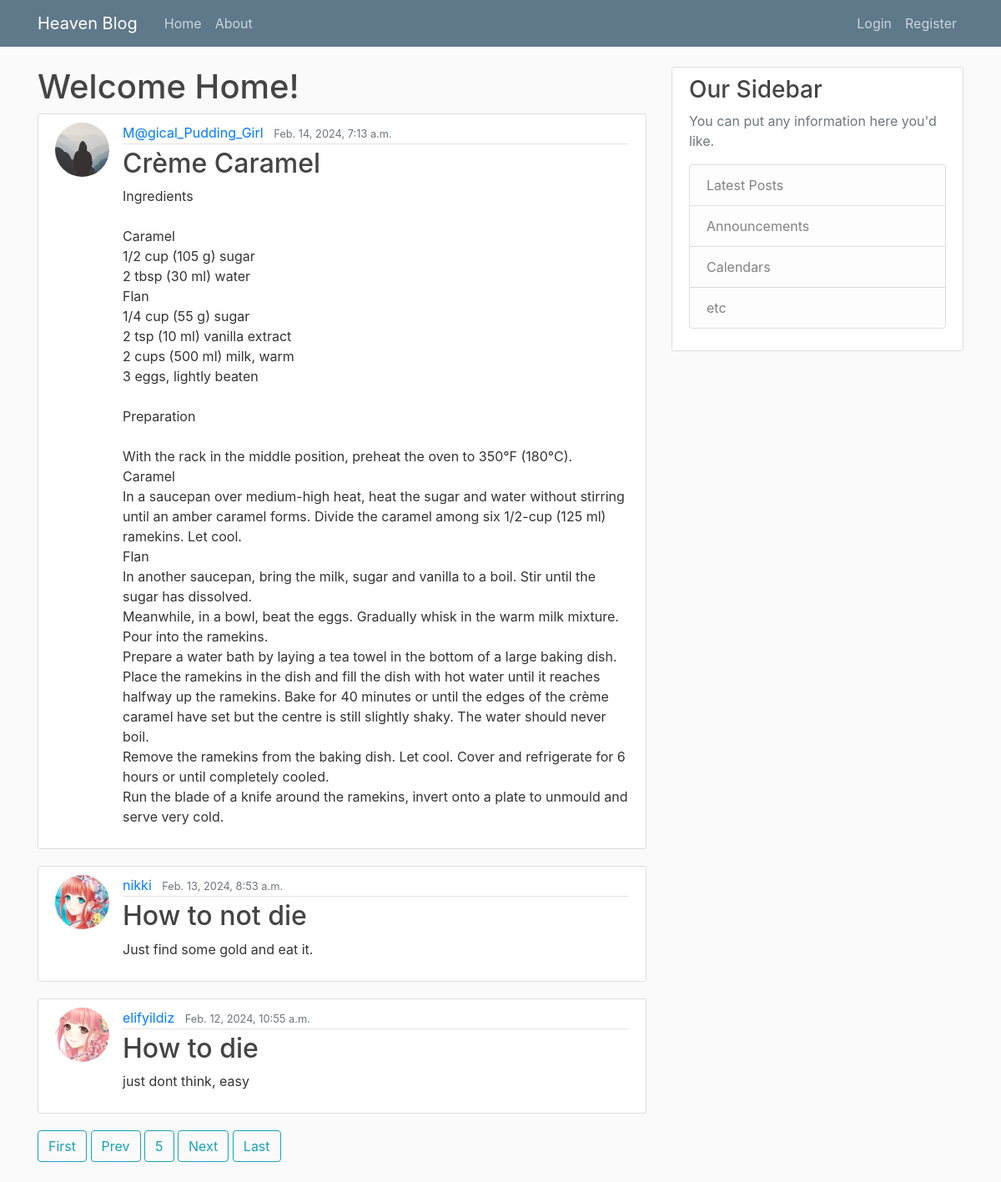
The app's page /?page=5 with its own data.
### blog/models.py (models this page shows, shortened)
class Post(models.Model):
    title = models.CharField(max_length=100)
    content = models.TextField()
    date_posted = models.DateTimeField(default=timezone.now)
    author = models.ForeignKey(User, on_delete=models.CASCADE)

### users/models.py (models this page shows, shortened)
class Profile(models.Model):
    user = models.OneToOneField(User, on_delete=models.CASCADE, primary_key=True)
    image = models.ImageField(default='default.jpg', upload_to='profile_pics')

### blog/views.py (the view)
# urls.py: path('', PostListView.as_view(), name='blog-home'),
class PostListView(ListView):
    model = Post
    template_name = 'blog/home.html'  # <app>/<model>_<view type>.html
    context_object_name = 'posts'
    ordering = ['-date_posted']
    paginate_by = 3

### blog/templates/blog/home.html
{% extends "blog/base.html" %}
{% block content %}
    <h1>Welcome Home!</h1>
    {% for post in posts %}
        <article class="media content-section">
          <img class="rounded-circle article-img" src="{{ post.author.profile.image.url }}">
          <div class="media-body">
            <div class="article-metadata">
              <a class="mr-2" href="{% url 'user-posts' post.author.username %}">{{ post.author }}</a>
              <small class="text-muted">{{ post.date_posted }}</small>
            </div>
            <h2><a class="article-title" href="{% url 'post-detail' post.id %}">{{ post.title }}</a></h2>
            <p class="article-content">{{ post.content }}</p>
          </div>
        </article>
    {% endfor %}
    {% if is_paginated %}
        {% if page_obj.has_previous %}
            <a class="btn btn-outline-info mb-4" href="?page=1">First</a>
            <a class="btn btn-outline-info mb-4" href="?page={{ page_obj.previous_page_number }}">Prev</a>
        {% endif %}
        {% for num in page_obj.paginator.page_range %}
            {% if page_obj.number == num %}
                <a class="btn btn-outline-info mb-4" href="?page={{ num }}">{{ num }}</a>
            {% elif num > page_obj.number|add:3 and num < page_obj.number|add:3 %}
                <a class="btn btn-outline-info mb-4" href="?page={{ num }}">{{ num }}</a>
            {% endif %}
        {% endfor %}
        {% if page_obj.has_next %}
            <a class="btn btn-outline-info mb-4" href="?page={{ page_obj.next_page_number }}">Next</a>
            <a class="btn btn-outline-info mb-4" href="?page={{ page_obj.paginator.num_pages }}">Last</a>
        {% endif %}
    {% endif %}
{% endblock content %}

### blog/templates/blog/base.html (shortened to what this page needs)
{% load static %}
<!DOCTYPE html>
<html lang="en">
<head>
    <link rel="stylesheet" href="https://cdn.jsdelivr.net/npm/bootstrap@4.0.0/dist/css/bootstrap.min.css">
    <link rel="stylesheet" type="text/css" href="{% static 'blog/main.css' %}">
</head>
<body>
    <header class="site-header">
      <nav class="navbar navbar-expand-md navbar-dark bg-steel fixed-top">
        <div class="container">
          <a class="navbar-brand mr-4" href="{% url 'blog-home' %}">Heaven Blog</a>
          <div class="collapse navbar-collapse" id="navbarToggle">
            <div class="navbar-nav mr-auto">
              <a class="nav-item nav-link" href="{% url 'blog-home' %}">Home</a>
              <a class="nav-item nav-link" href="{% url 'blog-about' %}">About</a>
            </div>
            <div class="navbar-nav">
                {% if user.is_authenticated %}
                    <a class="nav-item nav-link" href="{% url 'post-create' %}">New Post</a>
                    <a class="nav-item nav-link" href="{% url 'profile' %}">Profile</a>
                    <a class="nav-item nav-link" href="{% url 'logout' %}">Logout</a>
                {% else %}
                    <a class="nav-item nav-link" href="{% url 'login' %}">Login</a>
                    <a class="nav-item nav-link" href="{% url 'register' %}">Register</a>
                {% endif %}
            </div>
          </div>
        </div>
      </nav>
    </header>
    <main role="main" class="container">
      <div class="row">
        <div class="col-md-8">
            {% block content %}{% endblock %}
        </div>
        <div class="col-md-4">
          <div class="content-section">
            <h3>Our Sidebar</h3>
            <p class='text-muted'>You can put any information here you'd like.
              <ul class="list-group">
                <li class="list-group-item list-group-item-light">Latest Posts</li>
                <li class="list-group-item list-group-item-light">Announcements</li>
                <li class="list-group-item list-group-item-light">Calendars</li>
                <li class="list-group-item list-group-item-light">etc</li>
              </ul>
            </p>
          </div>
        </div>
      </div>
    </main>
</body>
</html>

### blog/static/blog/main.css (style rules this page uses)
body { background: #fafafa; color: #333333; margin-top: 5rem; }
h1, h2, h3, h4, h5, h6 { color: #444444; }
ul { margin: 0; }
.bg-steel { background-color: #5f788a; }
.site-header .navbar-nav .nav-link { color: #cbd5db; }
.content-section { background: #ffffff; padding: 10px 20px; border: 1px solid #dddddd; border-radius: 3px; margin-bottom: 20px; }
.article-title { color: #444444; }
.article-content { white-space: pre-line; }
.article-img { height: 65px; width: 65px; margin-right: 16px; }
.article-metadata { padding-bottom: 1px; margin-bottom: 4px; border-bottom: 1px solid #e3e3e3 }

### records on screen
Post: author.profile.image (placeholder picture), author "M@gical_Pudding_Girl", date_posted "Feb. 14, 2024, 7:13 a.m.", title "Crème Caramel", content "Ingredients Caramel 1/2 cup (105 g) sugar 2 tbsp (30 ml) water Flan 1/4 cup (55 g) sugar 2 tsp (10 ml) vanilla extract 2 cups (500 ml) milk, warm 3 eggs, lightly beaten Preparation With the rack in the middle position, preheat the oven to 350°F (180°C). Caramel In a saucepan over medium-high heat, heat the sugar and water without stirring until an amber caramel forms. Divide the caramel among six 1/2-cup (125 ml) ramekins. Let cool. Flan In another saucepan, bring the milk, sugar and vanilla to a boil. Stir until the sugar has dissolved. Meanwhile, in a bowl, beat the eggs. Gradually whisk in the warm milk mixture. Pour into the ramekins. Prepare a water bath by laying a tea towel in the…"
Post: author.profile.image (picture), author "nikki", date_posted "Feb. 13, 2024, 8:53 a.m.", title "How to not die", content "Just find some gold and eat it."
Post: author.profile.image (picture), author "elifyildiz", date_posted "Feb. 12, 2024, 10:55 a.m.", title "How to die", content "just dont think, easy"

### other values on screen
{{ num }} "5"
